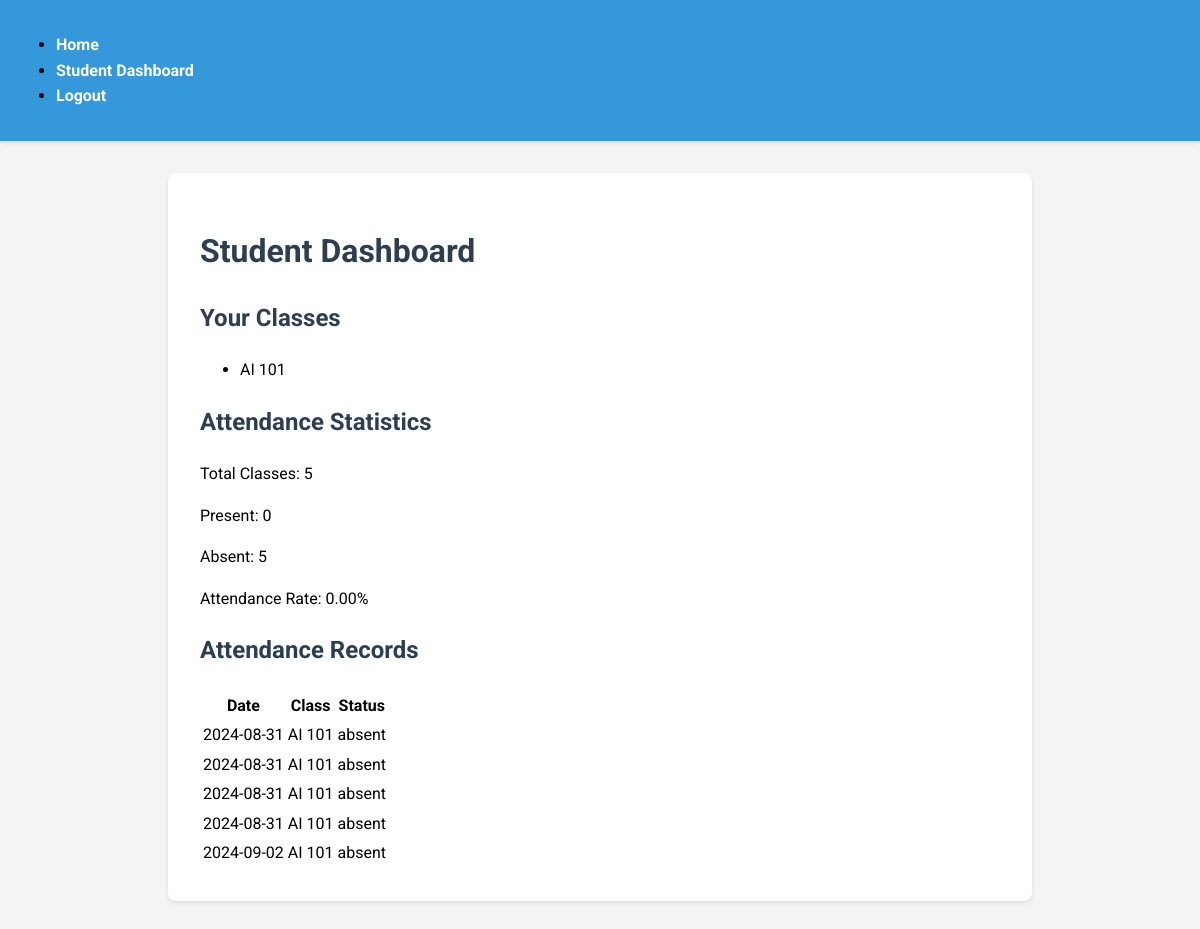
/student_dashboard (signed in), run on an earlier commit of the app's database.
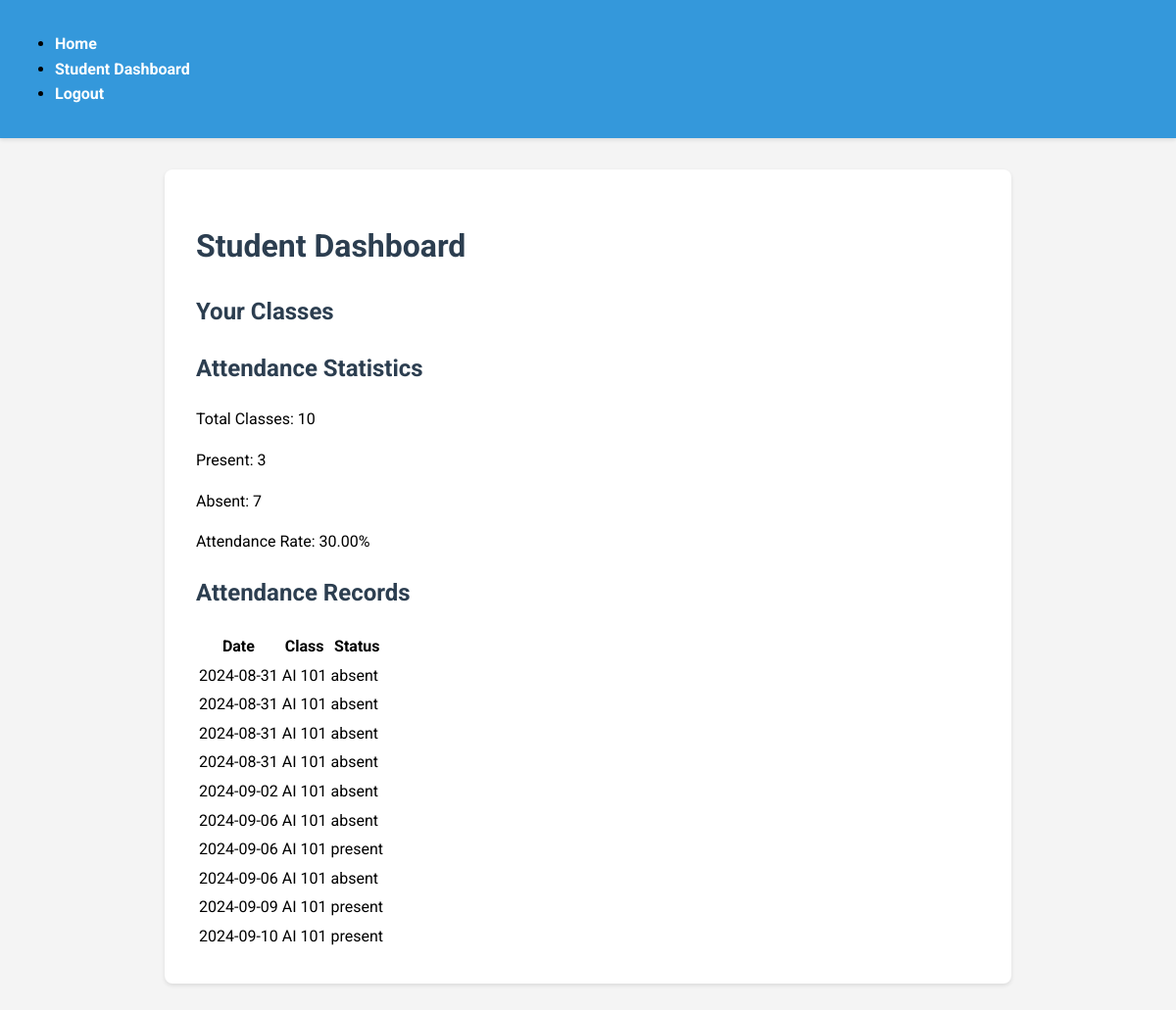
And on a later commit of the database.
### models.py (models this page shows)
class Class(db.Model):
    id = db.Column(db.Integer, primary_key=True)
    name = db.Column(db.String(100), nullable=False)
    teacher_id = db.Column(db.Integer, db.ForeignKey('user.id'), nullable=False)
    students = db.relationship('User', secondary='user_class', back_populates='classes')
    attendances = db.relationship('Attendance', back_populates='class_')

class Attendance(db.Model):
    id = db.Column(db.Integer, primary_key=True)
    class_id = db.Column(db.Integer, db.ForeignKey('class.id'), nullable=False)
    student_id = db.Column(db.Integer, db.ForeignKey('user.id'), nullable=False)
    date = db.Column(db.Date, nullable=False)
    status = db.Column(db.String(20), nullable=False)
    class_ = db.relationship('Class', back_populates='attendances')

### app.py (the view)
@app.route('/student_dashboard')
@login_required
def student_dashboard():
    if current_user.role != 'student':
        flash('Only students can access this dashboard')
        return redirect(url_for('dashboard'))
    classes = current_user.classes
    attendance_records = Attendance.query.filter_by(student_id=current_user.id).all()
    total_classes = len(attendance_records)
    present_count = sum(1 for record in attendance_records if record.status == 'present')
    absent_count = total_classes - present_count
    attendance_rate = (present_count / total_classes) * 100 if total_classes > 0 else 0
    return render_template('student_dashboard.html',
                           classes=classes,
                           attendance_records=attendance_records,
                           total_classes=total_classes,
                           present_count=present_count,
                           absent_count=absent_count,
                           attendance_rate=attendance_rate)

### app.py (called while the page is built)
@login_manager.user_loader
def load_user(user_id):
    return User.query.get(int(user_id))

### templates/student_dashboard.html
{% extends "base.html" %}
{% block content %}
    <h1>Student Dashboard</h1>
    <h2>Your Classes</h2>
    <ul>
        {% for class in classes %}
            <li>{{ class.name }}</li>
        {% endfor %}
    </ul>
    <h2>Attendance Statistics</h2>
    <p>Total Classes: {{ total_classes }}</p>
    <p>Present: {{ present_count }}</p>
    <p>Absent: {{ absent_count }}</p>
    <p>Attendance Rate: {{ "%.2f"|format(attendance_rate) }}%</p>
    <h2>Attendance Records</h2>
    <table>
        <thead>
            <tr>
                <th>Date</th>
                <th>Class</th>
                <th>Status</th>
            </tr>
        </thead>
        <tbody>
            {% for record in attendance_records %}
                <tr>
                    <td>{{ record.date }}</td>
                    <td>{{ record.class_.name }}</td>
                    <td>{{ record.status }}</td>
                </tr>
            {% endfor %}
        </tbody>
    </table>
{% endblock %}

### templates/base.html (shortened to what this page needs)
<!DOCTYPE html>
<html lang="en">
<head>
    <link rel="stylesheet" href="{{ url_for('static', filename='styles.css') }}">
</head>
<body>
    <header>
        <nav>
            <ul>
                <li><a href="{{ url_for('index') }}">Home</a></li>
                {% if current_user.is_authenticated %}
                    {% if current_user.role == 'teacher' %}
                        <li><a href="{{ url_for('dashboard') }}">Dashboard</a></li>
                    {% else %}
                        <li><a href="{{ url_for('student_dashboard') }}">Student Dashboard</a></li>
                    {% endif %}
                    <li><a href="{{ url_for('logout') }}">Logout</a></li>
                {% else %}
                    <li><a href="{{ url_for('login') }}">Login</a></li>
                    <li><a href="{{ url_for('register') }}">Register</a></li>
                {% endif %}
            </ul>
        </nav>
    </header>
    <main>
        {% block content %}{% endblock %}
    </main>
</body>
</html>

### static/styles.css (style rules this page uses)
body { font-family: 'Roboto', Arial, sans-serif; line-height: 1.6; margin: 0; padding: 0; background-color: #f4f4f4; }
nav { background-color: #3498db; padding: 1rem; box-shadow: 0 2px 4px rgba(0,0,0,0.1); }
nav ul li a { color: #fff; text-decoration: none; font-weight: bold; transition: color 0.3s ease; }
main { max-width: 800px; margin: 2rem auto; padding: 2rem; background-color: #fff; border-radius: 8px; box-shadow: 0 2px 4px rgba(0,0,0,0.1); }
h1, h2 { color: #2c3e50; }

What changed in the data, as far as the page shows it:
no longer on this page (row unchanged): Class: name "AI 101"
added Attendance: date "2024-09-06", class_.name "AI 101", status "absent"
added Attendance: date "2024-09-06", class_.name "AI 101", status "present"
added Attendance: date "2024-09-06", class_.name "AI 101", status "absent"
added Attendance: date "2024-09-09", class_.name "AI 101", status "present"
added Attendance: date "2024-09-10", class_.name "AI 101", status "present"
Also different on the page:
{{ total_classes }}: "5" → "10"
{{ present_count }}: "0" → "3"
{{ absent_count }}: "5" → "7"
{{ "%.2f"|format(attendance_rate) }}: "0.00" → "30.00"
